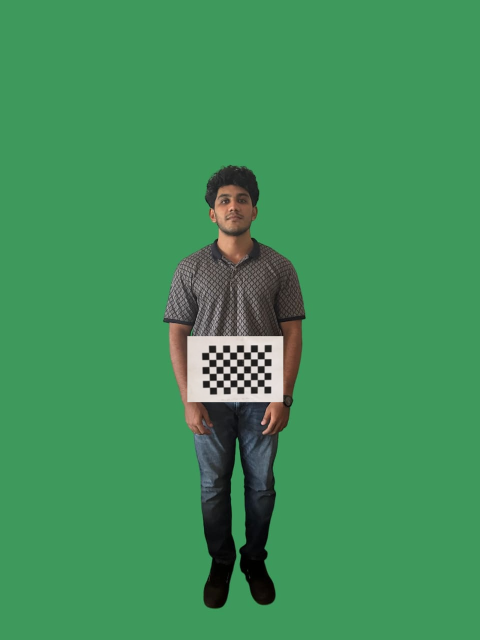
#> input picture an1ov.jpg, 960 x 1280 px (shown at 1/2 size)
$ python code2.py --image an1ov.jpg
#> lines starting #> are read from the running program, lines starting #| are printed output that depends on the picture
import argparse
import cv2
import numpy as np
import math

# Define global variables and constants
refPt = []
r1 = 5  # for affine correction
r2 = 2  # for measurement
# Checkerboard measurements
ref_ht = 2.84
rectangle_row = 9
rectangle_col = 6
criteria = (cv2.TERM_CRITERIA_EPS + cv2.TERM_CRITERIA_MAX_ITER, 30, 0.001)
metre_pixel_x = 2
metre_pixel_y = 2
window_name1 = "image"
draw_radius = 10

# [28 lines left out: functions squ_point, click_and_crop, get_distance, not called in this run]

def get_points(img):
    points = []
    img_to_show = img.copy()
    # [4 lines left out: function draw_circle, not called in this run]
    cv2.namedWindow(window_name1, cv2.WINDOW_NORMAL)
    cv2.resizeWindow(window_name1, img.shape[0], img.shape[1])
    cv2.setMouseCallback(window_name1, draw_circle)
    while True:
        cv2.imshow(window_name1, img_to_show)
        k = cv2.waitKey(20) & 0xFF
        if k == 27:
            break
    cv2.destroyAllWindows()
    return points

# [7 lines left out: function get_real_world_distance, not called in this run]

def get_waist(img, m_x, m_y):
    points = get_points(img)
    print("Selected points for waist measurement:", points)  # Debugging output
    if len(points) == 2:
        actual_dist = get_real_world_distance(points, m_x, m_y)
        print("Calculated waist distance (in pixels):", get_real_world_distance(points, 1, 1))  # Debugging output
        return actual_dist
    print("Insufficient points selected for waist measurement")  # Debugging output
    return 0

def chess_board_corners(image, gray, r):
    square_size = int(r + 1)
    ret, corners = cv2.findChessboardCorners(image, (rectangle_row, rectangle_col), None)
    if not ret:
        raise ValueError("Checkerboard pattern not detected.")
    cv2.cornerSubPix(gray, corners, (11, 11), (-1, -1), criteria)
    corners2 = corners
    coordinates = []
    coordinates.append((corners2[0, 0, 0], corners2[0, 0, 1]))
    coordinates.append((corners2[square_size - 1, 0, 0], corners2[square_size - 1, 0, 1]))
    coordinates.append((corners2[rectangle_row * (square_size - 1), 0, 0], corners2[rectangle_row * (square_size - 1), 0, 1]))
    coordinates.append((corners2[rectangle_row * (square_size - 1) + square_size - 1, 0, 0], corners2[rectangle_row * (square_size - 1) + square_size - 1, 0, 1]))
    return coordinates

def affine_correct_params(image):
    gray = np.copy(image)
    if len(image.shape) > 2:
        gray = cv2.cvtColor(gray, cv2.COLOR_BGR2GRAY)
    refPt = chess_board_corners(image, gray, r1)
    pt1 = np.asarray(refPt, dtype=np.float32)
    dist = (refPt[1][0] - refPt[0][0])
    refPt[1] = (refPt[0][0] + dist, refPt[0][1])
    refPt[2] = (refPt[0][0], refPt[0][1] + dist)
    refPt[3] = (refPt[0][0] + dist, refPt[0][1] + dist)
    pt2 = np.asarray(refPt, dtype=np.float32)
    M = cv2.getPerspectiveTransform(pt1, pt2)
    return M

def affine_correct(image, M=None):
    if M is None:
        M = affine_correct_params(image)
    image2 = np.copy(image)
    if len(image2) < 3:
        image2 = cv2.cvtColor(image2, cv2.COLOR_GRAY2RGB)
    dst = cv2.warpPerspective(image2, M, (image.shape[1], image.shape[0]))
    return dst

# [95 lines left out: functions grub_cut, drawCircle, getHeadPoint, first_sharp_fall, get_wrist, get_shoulder_to_waist and 2 more, not called in this run]

def get_chest(img, m_x, m_y):
    points = get_points(img)
    print("Selected points for chest measurement:", points)  # Debugging output
    if len(points) == 2:
        chest = get_real_world_distance(points, m_x, m_y)
        print("Calculated chest distance (in pixels):", get_real_world_distance(points, 1, 1))  # Debugging output
        return chest
    print("Insufficient points selected for chest measurement")  # Debugging output
    return 0

def get_sleeve(img, m_x, m_y):
    points = get_points(img)
    print("Selected points for sleeve measurement:", points)  # Debugging output
    if len(points) == 2:
        sleeve_length = get_real_world_distance(points, m_x, m_y)
        print("Calculated sleeve length distance (in pixels):", get_real_world_distance(points, 1, 1))  # Debugging output
        return sleeve_length
    print("Insufficient points selected for sleeve measurement")  # Debugging output
    return 0

def get_body_measurements(image):
    global metre_pixel_x, metre_pixel_y

    # Ensure we have valid metre_pixel_x and metre_pixel_y values
    print(f"Metre per pixel (x): {metre_pixel_x}, (y): {metre_pixel_y}")  # Debugging output

    image = affine_correct(image)
    waist = get_waist(image, metre_pixel_x, metre_pixel_y)
    chest = get_chest(image, metre_pixel_x, metre_pixel_y)
    sleeve_length = get_sleeve(image, metre_pixel_x, metre_pixel_y)
    shoulder_to_waist = get_shoulder_to_waist(image, metre_pixel_x, metre_pixel_y)
    shoulder_to_knee = get_shoulder_to_knee(image, metre_pixel_x, metre_pixel_y)
    shoulder_length = get_shoulder_length(image, metre_pixel_x, metre_pixel_y)

    # Convert measurements from meters to inches
    meter_to_inches = 39.3701
    waist_inch = waist * meter_to_inches
    chest_inch = chest * meter_to_inches
    sleeve_length_inch = sleeve_length * meter_to_inches
    shoulder_to_waist_inch = shoulder_to_waist * meter_to_inches
    shoulder_to_knee_inch = shoulder_to_knee * meter_to_inches
    shoulder_length_inch = shoulder_length * meter_to_inches

    print(f"Waist measurement: {waist_inch:.2f} inches")
    print(f"Chest measurement: {chest_inch:.2f} inches")
    print(f"Sleeve length measurement: {sleeve_length_inch:.2f} inches")
    print(f"Shoulder to waist length measurement: {shoulder_to_waist_inch:.2f} inches")
    print(f"Shoulder to knee length measurement: {shoulder_to_knee_inch:.2f} inches")
    print(f"Shoulder length measurement: {shoulder_length_inch:.2f} inches")

def main():
    ap = argparse.ArgumentParser(description="Measurement Tool")
    ap.add_argument("-i", "--image", required=True, help="Path to the input image")
    ap.add_argument("-s", "--scale", required=False, default=1, type=int, help="Scale of the image")
    args = vars(ap.parse_args())

    image_path = args["image"]
    scale = args["scale"]

    image = cv2.imread(image_path)
#> image is the input picture: shape (1280, 960, 3); mean B, G, R 90.4, 144.6, 65.2
    if image is None:
        print(f"Error loading image: {image_path}")
        return

    if scale != 1:
        image = cv2.resize(image, (int(image.shape[1] / scale), int(image.shape[0] / scale)))

    # Set the meter per pixel values here (update with actual values)
    global metre_pixel_x, metre_pixel_y
    metre_pixel_x = 0.002  # Example value; you should update this based on your measurements
    metre_pixel_y = 0.002  # Example value; you should update this based on your measurements

    get_body_measurements(image)
#> in affine_correct_params, `gray = cv2.cvtColor(gray, cv2.COLOR_BGR2GRAY)`:
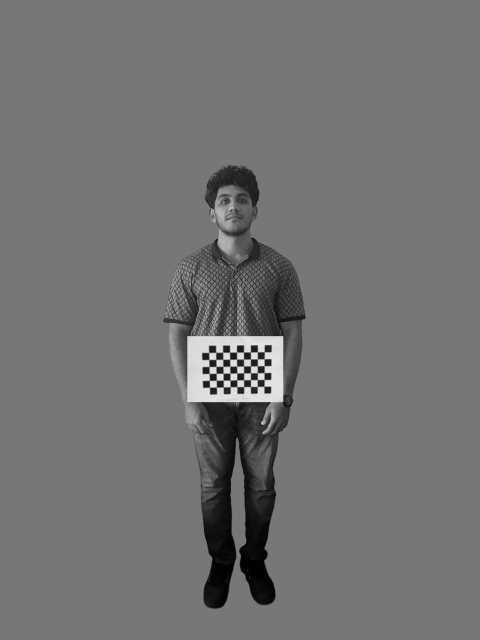
#> gray: shape (1280, 960) (shown at 1/2 size); min 0, max 242, mean 114.8
#> in chess_board_corners, `ret, corners = cv2.findChessboardCorners(image, (rectangle_row, rectan..`: ret = True; corners = 54 rows, first 8: [528.5, 773], [515, 773.1], [501.5, 773.4], [487.9, 773.6], [474.3, 773.8], [460.7, 774.1], [447, 774.4], [433.3, 774.7]
#> in chess_board_corners, `corners2 = corners`: corners2 = 54 rows, first 8: [528.5, 773], [514.9, 773.3], [501.4, 773.4], [487.9, 773.6], [474.3, 773.8], [460.7, 774.2], [447, 774.4], [433.3, 774.7]
#> in affine_correct_params, `refPt = chess_board_corners(image, gray, r1)`: refPt = [(528.5, 773), (460.7, 774.2), (528.9, 704), (459.8, 704.8)]
#> in affine_correct_params, `pt1 = np.asarray(refPt, dtype=np.float32)`: pt1 = [[528.5, 773], [460.7, 774.2], [528.9, 704], [459.8, 704.8]]
#> in affine_correct_params, `dist = (refPt[1][0] - refPt[0][0])`: dist = -67.82
#> in affine_correct_params, `pt2 = np.asarray(refPt, dtype=np.float32)`: pt2 = [[528.5, 773], [460.7, 773], [528.5, 705.2], [460.7, 705.2]]
#> in affine_correct_params, `M = cv2.getPerspectiveTransform(pt1, pt2)`: M = [[0.767, -0.111, 101.7], [-0.0374, 0.63, 149.2], [-6.54e-05, -0.000218, 1]]
#> in affine_correct, `dst = cv2.warpPerspective(image2, M, (image.shape[1], image.shape[0]))`:
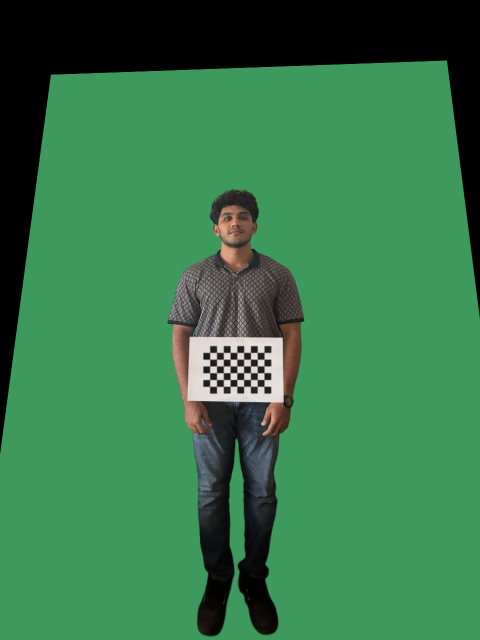
#> dst: shape (1280, 960, 3) (shown at 1/2 size); mean B, G, R 76, 121, 55.2
#> (key Esc is pressed here)
#> in get_waist, `points = get_points(img)`: points = []
#| Selected points for waist measurement: []
#> in get_body_measurements, `waist = get_waist(image, metre_pixel_x, metre_pixel_y)`: waist = 0
#> (key Enter is pressed here)
#> in get_chest, `points = get_points(img)`: points = []
#| Selected points for chest measurement: []
#> in get_body_measurements, `chest = get_chest(image, metre_pixel_x, metre_pixel_y)`: chest = 0

if __name__ == "__main__":
    main()
# python code2.py --image an1ov.jpg
